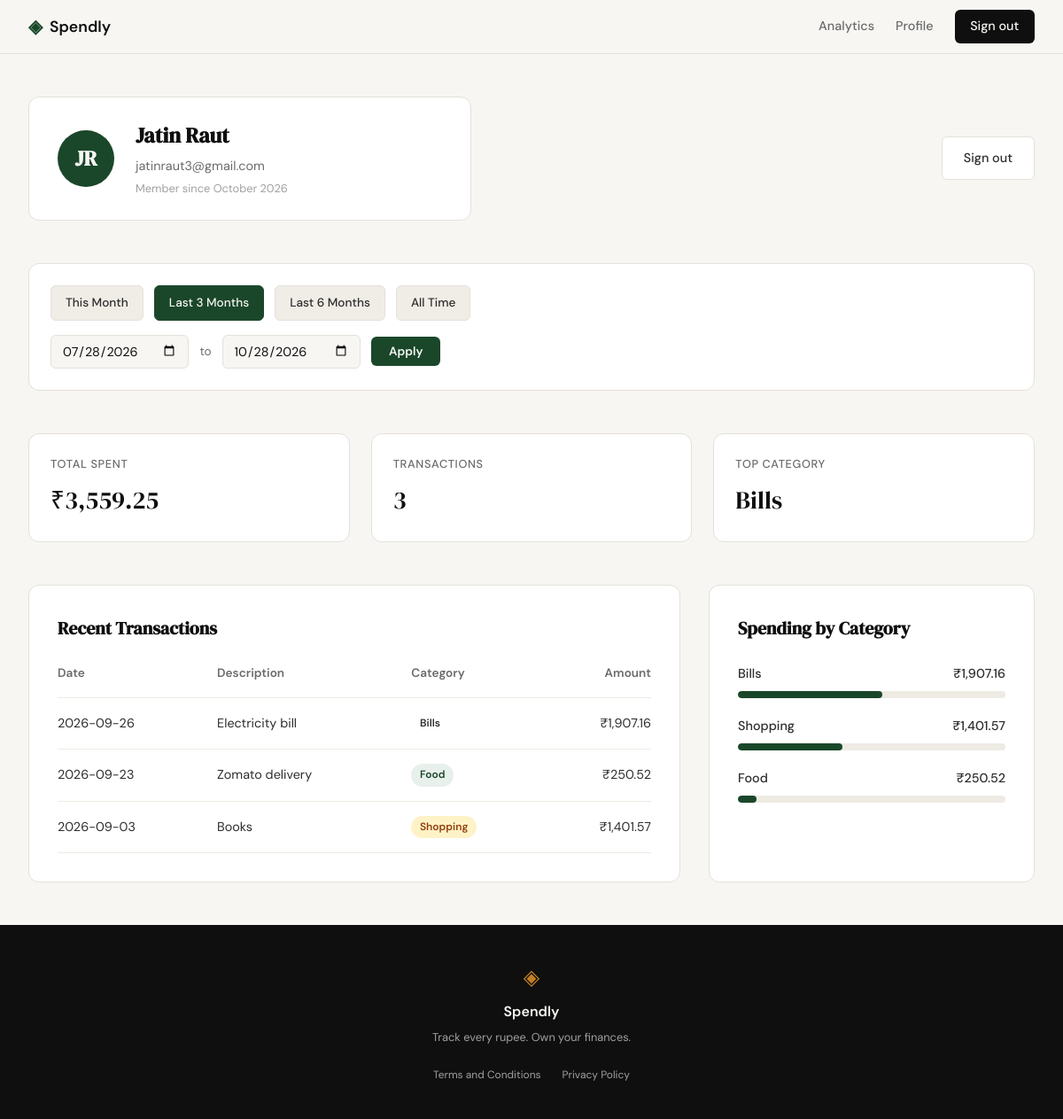
Page /profile?date_from=2026-07-28&date_to=2026-10-28 (signed in) on the committed database.
### tables this page shows
CREATE TABLE users (
                id INTEGER PRIMARY KEY AUTOINCREMENT,
                name TEXT NOT NULL,
                email TEXT UNIQUE NOT NULL,
                password_hash TEXT NOT NULL,
                created_at TEXT DEFAULT CURRENT_TIMESTAMP
            );

CREATE TABLE expenses (
                id INTEGER PRIMARY KEY AUTOINCREMENT,
                user_id INTEGER NOT NULL,
                amount REAL NOT NULL,
                category TEXT NOT NULL,
                date TEXT NOT NULL,
                description TEXT,
                created_at TEXT DEFAULT CURRENT_TIMESTAMP,
                FOREIGN KEY (user_id) REFERENCES users (id) ON DELETE CASCADE
            );

### app.py (the view)
@app.route("/profile")
def profile():
    if not session.get("user_id"):
        return redirect(url_for("login"))
    user_data = get_user_by_id(session["user_id"])
    if not user_data:
        session.clear()
        return redirect(url_for("login"))
    name_parts = user_data["name"].split()
    initials = "".join([part[0].upper() for part in name_parts if part])
    try:
        created_at = datetime.strptime(user_data["created_at"], "%Y-%m-%d %H:%M:%S")
        joined_date = created_at.strftime("%B %Y")
    except:
        joined_date = "Recently"
    user = {
        "name": user_data["name"],
        "email": user_data["email"],
        "initials": initials,
        "joined_date": joined_date
    }
    date_from = request.args.get("date_from")
    date_to = request.args.get("date_to")
    parsed_from = None
    parsed_to = None
    if date_from:
        try:
            parsed_from = datetime.strptime(date_from, "%Y-%m-%d").date()
        except ValueError:
            date_from = None
    if date_to:
        try:
            parsed_to = datetime.strptime(date_to, "%Y-%m-%d").date()
        except ValueError:
            date_to = None
    if parsed_from and parsed_to and parsed_from > parsed_to:
        flash("Start date must be before end date.", "error")
        date_from = None
        date_to = None
        parsed_from = None
        parsed_to = None
    today = datetime.now().date()
    first_of_month = today.replace(day=1)
    three_months_ago = today - relativedelta(months=3)
    six_months_ago = today - relativedelta(months=6)
    preset_urls = {
        "this_month": url_for('profile',
                              date_from=first_of_month.strftime('%Y-%m-%d'),
                              date_to=today.strftime('%Y-%m-%d')),
        "last_3_months": url_for('profile',
                                  date_from=three_months_ago.strftime('%Y-%m-%d'),
                                  date_to=today.strftime('%Y-%m-%d')),
        "last_6_months": url_for('profile',
                                  date_from=six_months_ago.strftime('%Y-%m-%d'),
                                  date_to=today.strftime('%Y-%m-%d')),
        "all_time": url_for('profile')
    }
    active_preset = None
    if parsed_from and parsed_to:
        if parsed_from == first_of_month and parsed_to == today:
            active_preset = "this_month"
        elif parsed_from == three_months_ago and parsed_to == today:
            active_preset = "last_3_months"
        elif parsed_from == six_months_ago and parsed_to == today:
            active_preset = "last_6_months"
        else:
            active_preset = "custom"
    elif not parsed_from and not parsed_to:
        active_preset = "all_time"
    user_id = session["user_id"]
    stats = get_summary_stats(user_id, date_from=date_from, date_to=date_to)
    transactions = get_recent_transactions(user_id, limit=10, date_from=date_from, date_to=date_to)
    categories = get_category_breakdown(user_id, date_from=date_from, date_to=date_to)
    return render_template(
        "profile.html",
        user=user,
        stats=stats,
        transactions=transactions,
        categories=categories,
        date_from=date_from,
        date_to=date_to,
        active_preset=active_preset,
        preset_urls=preset_urls
    )

### database/db.py (called while the page is built)
def get_db():
    conn = sqlite3.connect(DATABASE_PATH)
    conn.row_factory = sqlite3.Row
    conn.execute("PRAGMA foreign_keys = ON")
    return conn

def get_user_by_id(user_id):
    with get_db() as conn:
        user = conn.execute(
            "SELECT id, name, email, created_at FROM users WHERE id = ?",
            (user_id,)
        ).fetchone()
        return dict(user) if user else None

### database/queries.py (called while the page is built)
def format_amount(amount):
    return f"{amount:,.2f}"

def get_recent_transactions(user_id, limit=10, date_from=None, date_to=None):
    with get_db() as conn:
        where_clause = "WHERE user_id = ?"
        params = [user_id]
        if date_from and date_to:
            where_clause += " AND date BETWEEN ? AND ?"
            params.extend([date_from, date_to])
        params.append(limit)
        rows = conn.execute(
            "SELECT date, description, category, amount FROM expenses " + where_clause + " ORDER BY date DESC LIMIT ?",
            params
        ).fetchall()
        return [
            {
                "date": row["date"],
                "description": row["description"],
                "category": row["category"],
                "category_class": row["category"].lower(),
                "amount": format_amount(row["amount"])
            }
            for row in rows
        ]

### templates/profile.html (shortened to what this page needs)
<!DOCTYPE html>
<html lang="en">
<head>
    <link rel="stylesheet" href="{{ url_for('static', filename='css/profile.css') }}">
</head>
<body>
    {% extends "base.html" %}
    {% block content %}
    <div class="profile-container">
        <header class="profile-header">
            <div class="user-card">
                <div class="avatar">{{ user.initials }}</div>
                <div class="user-details">
                    <h1>{{ user.name }}</h1>
                    <p class="user-email">{{ user.email }}</p>
                    <p class="user-member">Member since {{ user.joined_date }}</p>
                </div>
            </div>
            <a href="{{ url_for('logout') }}" class="logout-btn">Sign out</a>
        </header>
        <section class="filter-bar">
            <div class="filter-presets">
                <a href="{{ preset_urls.this_month }}"
                   class="preset-btn {% if active_preset == 'this_month' %}active{% endif %}">
                    This Month
                </a>
                <a href="{{ preset_urls.last_3_months }}"
                   class="preset-btn {% if active_preset == 'last_3_months' %}active{% endif %}">
                    Last 3 Months
                </a>
                <a href="{{ preset_urls.last_6_months }}"
                   class="preset-btn {% if active_preset == 'last_6_months' %}active{% endif %}">
                    Last 6 Months
                </a>
                <a href="{{ preset_urls.all_time }}"
                   class="preset-btn {% if active_preset == 'all_time' %}active{% endif %}">
                    All Time
                </a>
            </div>
            <form method="GET" action="{{ url_for('profile') }}" class="filter-custom">
                <input type="date"
                       id="date_from"
                       name="date_from"
                       value="{{ date_from or '' }}"
                       class="date-input">
                <span class="filter-separator">to</span>
                <input type="date"
                       id="date_to"
                       name="date_to"
                       value="{{ date_to or '' }}"
                       class="date-input">
                <button type="submit" class="filter-submit-btn">Apply</button>
            </form>
        </section>
        <section class="stats-grid">
            <div class="stat-card">
                <span class="stat-label">Total Spent</span>
                <span class="stat-value">₹{{ stats.total_spent }}</span>
            </div>
            <div class="stat-card">
                <span class="stat-label">Transactions</span>
                <span class="stat-value">{{ stats.count }}</span>
            </div>
            <div class="stat-card">
                <span class="stat-label">Top Category</span>
                <span class="stat-value">{{ stats.top_category }}</span>
            </div>
        </section>
        <div class="profile-main-grid">
            <section class="history-section">
                <h2>Recent Transactions</h2>
                <div class="table-wrapper">
                    <table class="history-table">
                        <thead>
                            <tr>
                                <th>Date</th>
                                <th>Description</th>
                                <th>Category</th>
                                <th class="text-right">Amount</th>
                            </tr>
                        </thead>
                        <tbody>
                            {% for tx in transactions %}
                            <tr>
                                <td>{{ tx.date }}</td>
                                <td>{{ tx.description }}</td>
                                <td><span class="category-badge badge-{{ tx.category_class }}">{{ tx.category }}</span></td>
                                <td class="text-right">₹{{ tx.amount }}</td>
                            </tr>
                            {% endfor %}
                        </tbody>
                    </table>
                </div>
            </section>
            <section class="breakdown-section">
                <h2>Spending by Category</h2>
                <div class="category-list">
                    {% for cat in categories %}
                    <div class="category-item">
                        <div class="category-info">
                            <span class="category-name">{{ cat.name }}</span>
                            <span class="category-amount">₹{{ cat.amount }}</span>
                        </div>
                        <div class="progress-bar">
                            <div class="progress-fill" style="width: {{ cat.percentage }}%"></div>
                        </div>
                    </div>
                    {% endfor %}
                </div>
            </section>
        </div>
    </div>
    {% endblock %}

### static/css/profile.css (style rules this page uses)
.profile-container { max-width: var(--max-width); margin: 0 auto; padding: 3rem 2rem; display: flex; flex-direction: column; gap: 3rem; }
.filter-bar { display: flex; flex-direction: column; gap: 1rem; background: var(--paper-card); border: 1px solid var(--border); border-radius: var(--radius-md); padding: 1.5rem; }
.filter-presets { display: flex; gap: 0.75rem; flex-wrap: wrap; }
.preset-btn { padding: 0.5rem 1rem; background: var(--paper-warm); border: 1px solid var(--border); border-radius: var(--radius-sm); color: var(--ink-soft); font-size: 0.85rem; font-weight: 500; text-decoration: none; transition: all 0.2s; cursor: pointer; }
.preset-btn.active { background: var(--accent); color: var(--paper); border-color: var(--accent); }
.filter-custom { display: flex; align-items: center; gap: 0.75rem; flex-wrap: wrap; }
.date-input { padding: 0.5rem 0.75rem; background: var(--paper); border: 1px solid var(--border); border-radius: var(--radius-sm); color: var(--ink); font-family: var(--font-body); font-size: 0.9rem; transition: border-color 0.2s; }
.filter-separator { color: var(--ink-muted); font-size: 0.85rem; }
.filter-submit-btn { padding: 0.5rem 1.25rem; background: var(--accent); color: var(--paper); border: none; border-radius: var(--radius-sm); font-family: var(--font-body); font-size: 0.85rem; font-weight: 600; cursor: pointer; transition: background 0.2s; }
.profile-header { display: flex; justify-content: space-between; align-items: center; }
.user-card { display: flex; align-items: center; gap: 1.5rem; background: var(--paper-card); border: 1px solid var(--border); border-radius: var(--radius-md); padding: 1.5rem 2rem; flex: 1; max-width: 500px; }
.logout-btn { padding: 0.75rem 1.5rem; background: var(--paper-card); border: 1px solid var(--border); border-radius: var(--radius-sm); color: var(--ink-soft); text-decoration: none; font-size: 0.9rem; font-weight: 500; transition: all 0.2s; }
.avatar { width: 64px; height: 64px; background: var(--accent); color: var(--paper); border-radius: 50%; display: flex; align-items: center; justify-content: center; font-family: var(--font-display); font-size: 1.5rem; font-weight: 600; }
.user-details h1 { font-family: var(--font-display); font-size: 1.5rem; color: var(--ink); margin-bottom: 0.25rem; }
.user-email { font-size: 0.9rem; color: var(--ink-muted); margin-bottom: 0.25rem; }
.user-member { font-size: 0.8rem; color: var(--ink-faint); }
.stats-grid { display: grid; grid-template-columns: repeat(3, 1fr); gap: 1.5rem; }
.stat-card { background: var(--paper-card); border: 1px solid var(--border); border-radius: var(--radius-md); padding: 1.5rem; display: flex; flex-direction: column; gap: 0.5rem; }
.stat-label { font-size: 0.8rem; font-weight: 500; color: var(--ink-muted); text-transform: uppercase; letter-spacing: 0.05em; }
.stat-value { font-family: var(--font-display); font-size: 1.75rem; color: var(--ink); }
.profile-main-grid { display: grid; grid-template-columns: 2fr 1fr; gap: 2rem; }
.history-section, .breakdown-section { background: var(--paper-card); border: 1px solid var(--border); border-radius: var(--radius-md); padding: 2rem; }
.history-section h2, .breakdown-section h2 { font-family: var(--font-display); font-size: 1.25rem; margin-bottom: 1.5rem; color: var(--ink); }
.table-wrapper { overflow-x: auto; }
.history-table { width: 100%; border-collapse: collapse; text-align: left; }
.history-table th { font-size: 0.85rem; font-weight: 600; color: var(--ink-muted); padding-bottom: 1rem; border-bottom: 1px solid var(--border-soft); }
.history-table td { padding: 1rem 0; border-bottom: 1px solid var(--border-soft); font-size: 0.9rem; color: var(--ink-soft); }
.text-right { text-align: right; }
.category-badge { display: inline-block; padding: 0.2rem 0.6rem; border-radius: 999px; font-size: 0.75rem; font-weight: 600; }
.badge-food { background: var(--accent-light); color: var(--accent); }
.badge-shopping { background: #fef3c7; color: #92400e; }
.category-list { display: flex; flex-direction: column; gap: 1.25rem; }
.category-item { display: flex; flex-direction: column; gap: 0.5rem; }
.category-info { display: flex; justify-content: space-between; font-size: 0.9rem; font-weight: 500; color: var(--ink-soft); }
.progress-bar { height: 8px; background: var(--border-soft); border-radius: 999px; overflow: hidden; }
.progress-fill { height: 100%; background: var(--accent); border-radius: 999px; }

### rows in the picture
users: name "Jatin Raut", email "jatinraut3@gmail.com"
expenses: top_category "Bills", date "2026-09-26", description "Electricity bill", category "Bills", amount "1,907.16", name "Bills", {{ cat.percentage }} 54 (drawn)
expenses: date "2026-09-23", description "Zomato delivery", category "Food", amount "250.52", name "Food", {{ cat.percentage }} 7 (drawn)
expenses: date "2026-09-03", description "Books", category "Shopping", amount "1,401.57", name "Shopping", {{ cat.percentage }} 39 (drawn)

### other values in the picture
{{ user.initials }} "JR"
{{ user.joined_date }} "October 2026"
{{ stats.total_spent }} "3,559.25"
{{ stats.count }} "3"
